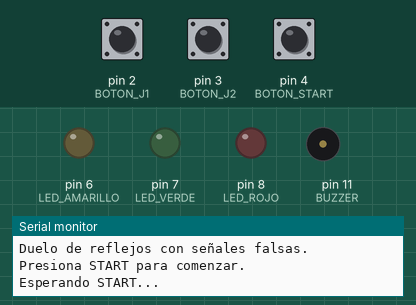
A sketch run on a simulated Arduino Uno, built with avr-gcc and run on an emulated ATmega328P. On the bench: output pins drawn as LEDs (lit = HIGH), buzzer (waves = sounding), the last lines printed to the serial monitor. The test bench sets the inputs (shaded band); at power-on: pin 4 (BOTON_START) HIGH, pin 2 (BOTON_J1) HIGH, pin 3 (BOTON_J2) HIGH. Random numbers use the default seed unless the sketch sets one.

Above: at 1.2 s.
1.3 s: pin 4 (BOTON_START) pulled LOW for 0.15 s
At 2.5 s:
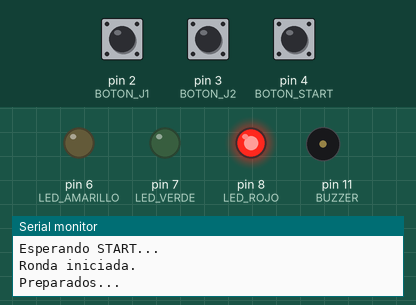
4.4 s: pin 2 (BOTON_J1) pulled LOW for 0.15 s
At 5.2 s:
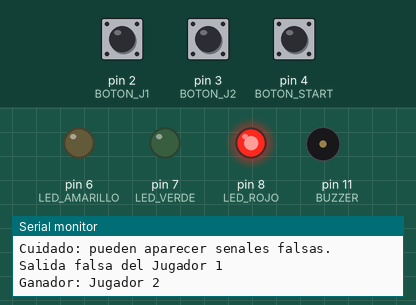
7.5 s: pin 4 (BOTON_START) pulled LOW for 1 s
At 10.3 s:
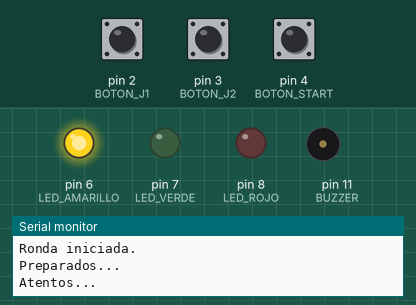
11.5 s: pin 2 (BOTON_J1) pulled LOW for 1 s
At 11.8 s:
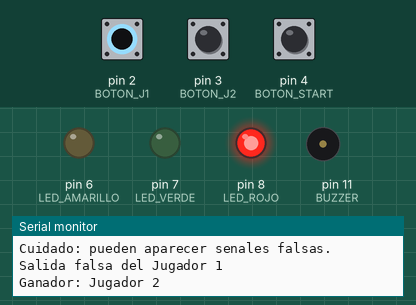
15.5 s: pin 4 (BOTON_START) driven LOW
At 15.95 s:
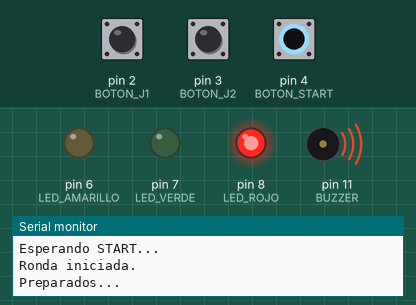
18.5 s: pin 2 (BOTON_J1) pulled LOW for 3.2 s
At 25.33 s:
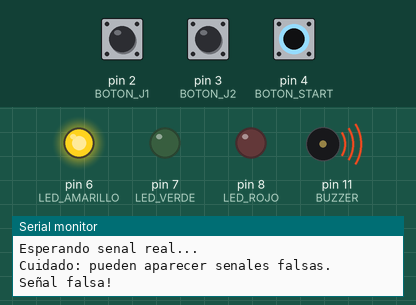
Timing chart, 0 to 31.8 s (numbered marks = the images above; inputs shaded):
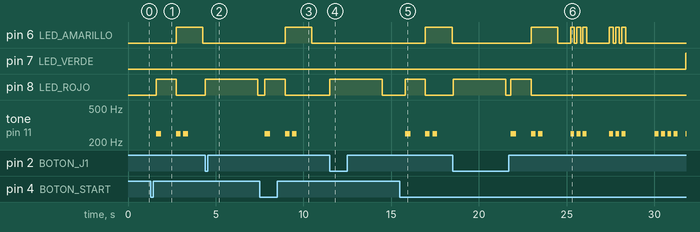

The sketch:

reflex-arduino-uno.ino
```cpp
// Proyecto: Reflex
// Version v2.0 - Duelo de reflejos con senales falsas
// Arduino UNO compatible

// Botones
const int BOTON_J1 = 2;
const int BOTON_J2 = 3;
const int BOTON_START = 4;

// LEDs
const int LED_ROJO = 8;
const int LED_AMARILLO = 6;
const int LED_VERDE = 7;

// Buzzer
const int BUZZER = 11;

// Por si falla el buzzer cambiar esto :]
// false = usar tone()
// true  = usar HIGH/LOW si el buzzer fisico fuera activo
const bool BUZZER_ACTIVO = false;

// Frecuencia unica confirmada para el buzzer fisico
const int FREQ_BUZZER = 250;

void setup() {
  pinMode(BOTON_J1, INPUT_PULLUP);
  pinMode(BOTON_J2, INPUT_PULLUP);
  pinMode(BOTON_START, INPUT_PULLUP);

  pinMode(LED_ROJO, OUTPUT);
  pinMode(LED_AMARILLO, OUTPUT);
  pinMode(LED_VERDE, OUTPUT);
  pinMode(BUZZER, OUTPUT);

  Serial.begin(9600);
  randomSeed(analogRead(A0));

  apagarTodo();

  Serial.println("= REFLEX v2.0 =");
  Serial.println("Duelo de reflejos con señales falsas.");
  Serial.println("Presiona START para comenzar.");
}

void loop() {
  Serial.println();
  Serial.println("Esperando START...");

  while (digitalRead(BOTON_START) == HIGH) {

  }

  delay(300);

  Serial.println("Ronda iniciada.");
  iniciarRonda();

  delay(3000);
  apagarTodo();

  Serial.println("Ronda finalizada.");
}

void iniciarRonda() {
  apagarTodo();

  // Estado 1: preparados
  Serial.println("Preparados...");
  digitalWrite(LED_ROJO, HIGH);
  emitirPitidos(1, 300, 150);
  delay(700);
  digitalWrite(LED_ROJO, LOW);

  // Estado 2: atentos
  Serial.println("Atentos...");
  digitalWrite(LED_AMARILLO, HIGH);
  emitirPitidos(2, 260, 150);
  delay(700);
  digitalWrite(LED_AMARILLO, LOW);

  Serial.println("Esperando senal real...");
  Serial.println("Cuidado: pueden aparecer senales falsas.");

  if (ejecutarSenialesFalsas()) {
    return;
  }

  Serial.println("Pre-senal verdadera...");
  Serial.println("Todavia NO presionar.");

  if (emitirPitidosConDeteccion(4, 220, 140)) {
    return;
  }

  if (esperarConDeteccion(300)) {
    return;
  }

  // Senal real: recien aca se habilita la respuesta
  digitalWrite(LED_VERDE, HIGH);
  iniciarSonido();

  Serial.println("Go!");
  Serial.println("Presionen ahora.");

  unsigned long tiempoInicio = millis();
  unsigned long inicioPitidoReal = millis();
  bool pitidoRealActivo = true;

  while (true) {
    // Apaga el pitido real sin bloquear la lectura de botones
    if (pitidoRealActivo && millis() - inicioPitidoReal >= 900) {
      detenerSonido();
      pitidoRealActivo = false;
    }

    if (digitalRead(BOTON_J1) == LOW) {
      ganador(1, tiempoInicio);
      return;
    }

    if (digitalRead(BOTON_J2) == LOW) {
      ganador(2, tiempoInicio);
      return;
    }
  }
}

bool ejecutarSenialesFalsas() {
  int cantidadSenialesFalsas = random(2, 5); // entre 2 y 4

  for (int i = 0; i < cantidadSenialesFalsas; i++) {
    int tiempoAntesFalsa = random(700, 1700);

    if (esperarConDeteccion(tiempoAntesFalsa)) {
      return true;
    }

    Serial.println("Señal falsa!");
    if (mostrarSenialFalsa()) {
      return true;
    }

    if (esperarConDeteccion(400)) {
      return true;
    }
  }

  int esperaFinal = random(1000, 2200);

  if (esperarConDeteccion(esperaFinal)) {
    return true;
  }

  return false;
}

bool mostrarSenialFalsa() {
  // Amarillo titila 3 veces y el buzzer suena 3 veces.
  // No habilita la respuesta.

  for (int i = 0; i < 3; i++) {
    digitalWrite(LED_AMARILLO, HIGH);
    iniciarSonido();

    if (esperarConDeteccion(220)) {
      detenerSonido();
      digitalWrite(LED_AMARILLO, LOW);
      return true;
    }

    detenerSonido();
    digitalWrite(LED_AMARILLO, LOW);

    if (esperarConDeteccion(130)) {
      return true;
    }
  }

  return false;
}

bool esperarConDeteccion(int duracion) {
  unsigned long inicio = millis();

  while (millis() - inicio < duracion) {
    if (digitalRead(BOTON_J1) == LOW) {
      salidaFalsa(1);
      return true;
    }

    if (digitalRead(BOTON_J2) == LOW) {
      salidaFalsa(2);
      return true;
    }
  }

  return false;
}

bool emitirPitidosConDeteccion(int cantidad, int duracionPitido, int pausa) {
  for (int i = 0; i < cantidad; i++) {
    iniciarSonido();

    if (esperarConDeteccion(duracionPitido)) {
      detenerSonido();
      return true;
    }

    detenerSonido();

    if (esperarConDeteccion(pausa)) {
      return true;
    }
  }

  return false;
}

void emitirPitidos(int cantidad, int duracionPitido, int pausa) {
  for (int i = 0; i < cantidad; i++) {
    iniciarSonido();
    delay(duracionPitido);
    detenerSonido();
    delay(pausa);
  }
}

void iniciarSonido() {
  if (BUZZER_ACTIVO) {
    digitalWrite(BUZZER, HIGH);
  } else {
    tone(BUZZER, FREQ_BUZZER);
  }
}

void detenerSonido() {
  if (BUZZER_ACTIVO) {
    digitalWrite(BUZZER, LOW);
  } else {
    noTone(BUZZER);
  }
}

void ganador(int jugador, unsigned long tiempoInicio) {
  unsigned long tiempoReaccion = millis() - tiempoInicio;

  apagarTodo();

  Serial.print("Ganador: Jugador ");
  Serial.println(jugador);

  Serial.print("Tiempo de reaccion: ");
  Serial.print(tiempoReaccion);
  Serial.println(" ms");

  if (jugador == 1) {
    digitalWrite(LED_ROJO, HIGH);
  } else {
    digitalWrite(LED_AMARILLO, HIGH);
  }
}

void salidaFalsa(int jugador) {
  apagarTodo();

  Serial.print("Salida falsa del Jugador ");
  Serial.println(jugador);

  if (jugador == 1) {
    Serial.println("Ganador: Jugador 2");
  } else {
    Serial.println("Ganador: Jugador 1");
  }

  // Ante una salida falsa se indica error con LED rojo.
  digitalWrite(LED_ROJO, HIGH);
}

void apagarTodo() {
  digitalWrite(LED_ROJO, LOW);
  digitalWrite(LED_AMARILLO, LOW);
  digitalWrite(LED_VERDE, LOW);
  detenerSonido();
}
```

Measured:
- after the input at 1.3 s, pin 6 (LED_AMARILLO): LOW → HIGH after 1.5 s, → LOW 1.5 s later; pin 8 (LED_ROJO): LOW → HIGH after 0.30 s, → LOW 1.2 s later; tone on pin 11 (BUZZER): goes 250 Hz 0.30 s, silent 0.85 s, 250 Hz 0.26 s, silent 0.15 s, 250 Hz 0.26 s, then silent, starting after 0.30 s
- after the input at 4.4 s, pin 8 (LED_ROJO): LOW → HIGH at once, → LOW 3.0 s later
- after the input at 7.5 s, pin 6 (LED_AMARILLO): LOW → HIGH after 1.5 s, → LOW 1.5 s later; pin 8 (LED_ROJO): LOW → HIGH after 0.30 s, → LOW 1.2 s later; tone on pin 11 (BUZZER): goes 250 Hz 0.30 s, silent 0.85 s, 250 Hz 0.26 s, silent 0.15 s, 250 Hz 0.26 s, then silent, starting after 0.30 s
- after the input at 11.5 s, pin 8 (LED_ROJO): LOW → HIGH at once, → LOW 3.0 s later
- after the input at 15.5 s, pin 6 (LED_AMARILLO): LOW → HIGH after 1.5 s, → LOW 1.5 s later; pin 8 (LED_ROJO): LOW → HIGH after 0.30 s, → LOW 1.2 s later; tone on pin 11 (BUZZER): goes 250 Hz 0.30 s, silent 0.85 s, 250 Hz 0.26 s, silent 0.15 s, 250 Hz 0.26 s, then silent, starting after 0.30 s
- after the input at 18.5 s, pin 8 (LED_ROJO): LOW → HIGH at once, → LOW 3.0 s later, → HIGH 0.30 s later, → LOW 1.2 s later
